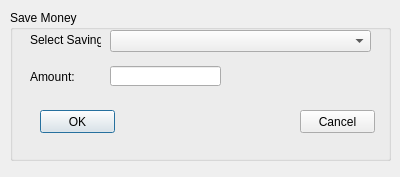
<?xml version="1.0" encoding="UTF-8"?>
<ui version="4.0">
 <class>saveMoneyDialog</class>
 <widget class="QDialog" name="saveMoneyDialog">
  <property name="geometry">
   <rect>
    <x>0</x>
    <y>0</y>
    <width>400</width>
    <height>177</height>
   </rect>
  </property>
  <property name="windowTitle">
   <string>Save Money Info</string>
  </property>
  <property name="windowIcon">
   <iconset>
    <normaloff>cake_heap_icon.gif</normaloff>cake_heap_icon.gif</iconset>
  </property>
  <widget class="QGroupBox" name="saveMoneyBox">
   <property name="geometry">
    <rect>
     <x>10</x>
     <y>10</y>
     <width>381</width>
     <height>151</height>
    </rect>
   </property>
   <property name="title">
    <string>Save Money</string>
   </property>
   <widget class="QLabel" name="selectSavingsLabel">
    <property name="geometry">
     <rect>
      <x>20</x>
      <y>20</y>
      <width>71</width>
      <height>20</height>
     </rect>
    </property>
    <property name="text">
     <string>Select Savings:</string>
    </property>
   </widget>
   <widget class="QLabel" name="amountLabel">
    <property name="geometry">
     <rect>
      <x>20</x>
      <y>60</y>
      <width>46</width>
      <height>13</height>
     </rect>
    </property>
    <property name="text">
     <string>Amount:</string>
    </property>
   </widget>
   <widget class="QComboBox" name="selectSavingsComboBox">
    <property name="geometry">
     <rect>
      <x>100</x>
      <y>20</y>
      <width>261</width>
      <height>22</height>
     </rect>
    </property>
   </widget>
   <widget class="QLineEdit" name="amountLineEdit">
    <property name="geometry">
     <rect>
      <x>100</x>
      <y>56</y>
      <width>111</width>
      <height>20</height>
     </rect>
    </property>
   </widget>
   <widget class="QPushButton" name="okButton">
    <property name="geometry">
     <rect>
      <x>30</x>
      <y>100</y>
      <width>75</width>
      <height>23</height>
     </rect>
    </property>
    <property name="text">
     <string>OK</string>
    </property>
   </widget>
   <widget class="QPushButton" name="cancelButton">
    <property name="geometry">
     <rect>
      <x>290</x>
      <y>100</y>
      <width>75</width>
      <height>23</height>
     </rect>
    </property>
    <property name="text">
     <string>Cancel</string>
    </property>
   </widget>
  </widget>
 </widget>
 <resources/>
 <connections/>
</ui>
